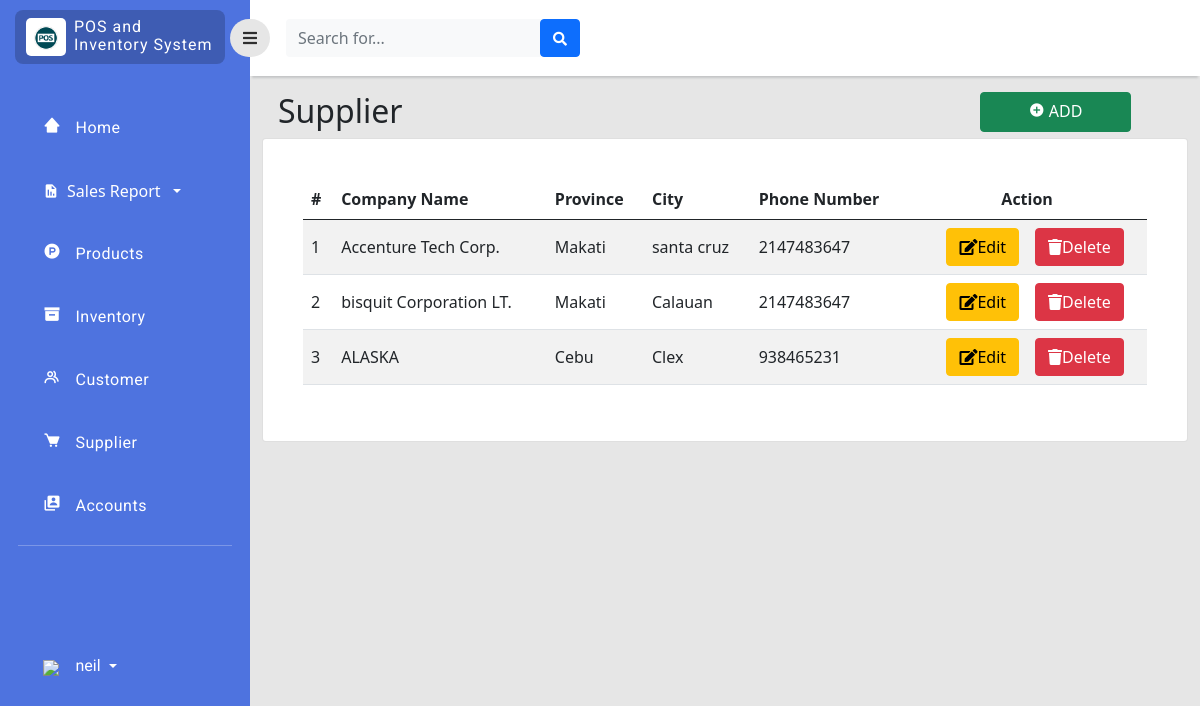
Before: /php/supplier.php (signed in) with the older database file.
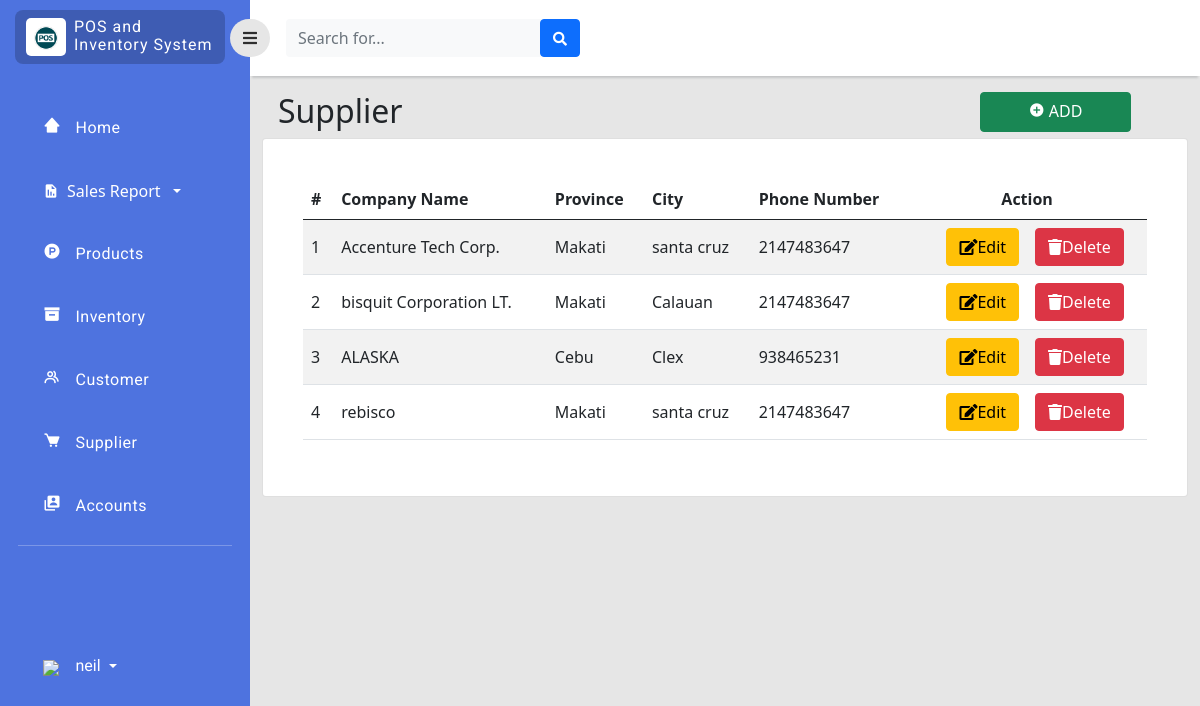
After: the same page with the newer database file.
### tables this page shows
CREATE TABLE `supplier` (
  `supplier_id` int(11) NOT NULL,
  `company_name` varchar(255) NOT NULL,
  `location_id` int(255) NOT NULL,
  `phone_no` int(11) NOT NULL
);

CREATE TABLE `location` (
  `location_id` int(11) NOT NULL,
  `province` varchar(255) NOT NULL,
  `city` varchar(255) NOT NULL
);

### php/supplier.php (the view, shortened to what the changed rows need)
<?php
include 'connection.php';
?>
<!doctype html>
<html lang="en">
  <head>
    <link href="https://cdn.jsdelivr.net/npm/bootstrap@5.0.2/dist/css/bootstrap.min.css" rel="stylesheet"
>
    <link rel="stylesheet" type="text/css" href="../style/dash.css">
    <link
      href="https://cdnjs.cloudflare.com/ajax/libs/font-awesome/5.15.1/css/all.min.css"
      rel="stylesheet"
    />
    <link href='https://unpkg.com/boxicons@2.1.2/css/boxicons.min.css' rel='stylesheet'>
    </head>
    <body>
    <div class="page">
        <div class="content">
               <div class="col py-3 d-flex justify-content-center overflow-auto">
                <div class="container-fluid">
                    <div class="row">
                        <div class="col d-flex justify-content">
                            <br>
                            <div class="w-50">
                                <h2 class="text-dark text-start ps-3 ">Supplier</h2>
                            </div>
                        </div>
                    </div>
                    <div class="row">
                        <div class="col ">
                            <div class="card">
                                <div class="card-body rounded-3 m-4 table-responsive-lg">
                                    <table class="table table-striped align-middle" id="SupplierTab">
                                        <thead>
                                            <tr>
                                                <th scope="col">#</th>
                                                <th scope="col">Company Name</th>
                                                <th scope="col">Province</th>
                                                <th scope="col">City</th>
                                                <th scope="col">Phone Number</th>
                                                <th scope="col" style="text-align: center;">Action</th>
                                            </tr>
                                        </thead>
                                        <tbody>
                                             <?php
                                            $query_run = mysqli_query($con,"SELECT * FROM supplier");
                                            $sql_run = mysqli_query($con,"SELECT * FROM location");
                                            while ($row=mysqli_fetch_assoc($query_run) AND $rows=mysqli_fetch_assoc($sql_run)) { ?>
                                            <tr>
                                                <td><?php echo $row['supplier_id'];  ?></td>
                                                <td><?php echo $row['company_name'];  ?></td>
                                                <td><?php echo $rows['province'];  ?></td>
                                                <td><?php echo $rows['city'];  ?></td>
                                                <td><?php echo $row['phone_no'];  ?></td>
                                                <td>
                                                    <div class="d-flex flex-row justify-content-center">
                                                        <button class="btn btn-warning editbtn mx-3" data-toggle="modal" type="button"><i class="fas fa-edit" data-toggle="tooltip" title="edit"></i>Edit</button>
                                                        <button class="btn btn-danger deletebtn" data-toggle="modal" type="button"><i class="fas fa-trash" data-toggle="tooltip" title="edit"></i>Delete</button>
                                                    </div>
                                                </td>
                                            </tr>
                                        <?php } ?>
                                        </tbody>
                                    </table>
                                </div>
                            </div>
                        </div>
                    </div>
                </div>
            </div>
        </div>
    </div>
</body>
</html>

Changed rows visible on the page:
added location: province "Makati", city "santa cruz"
added supplier: supplier_id "4", company_name "rebisco", phone_no "2147483647"
